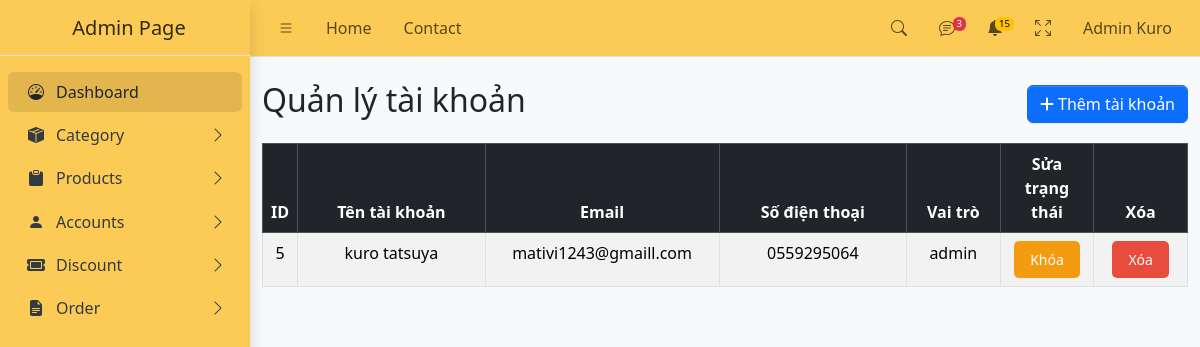
/?act=listaccount (signed in), run on an earlier commit of the app's database.
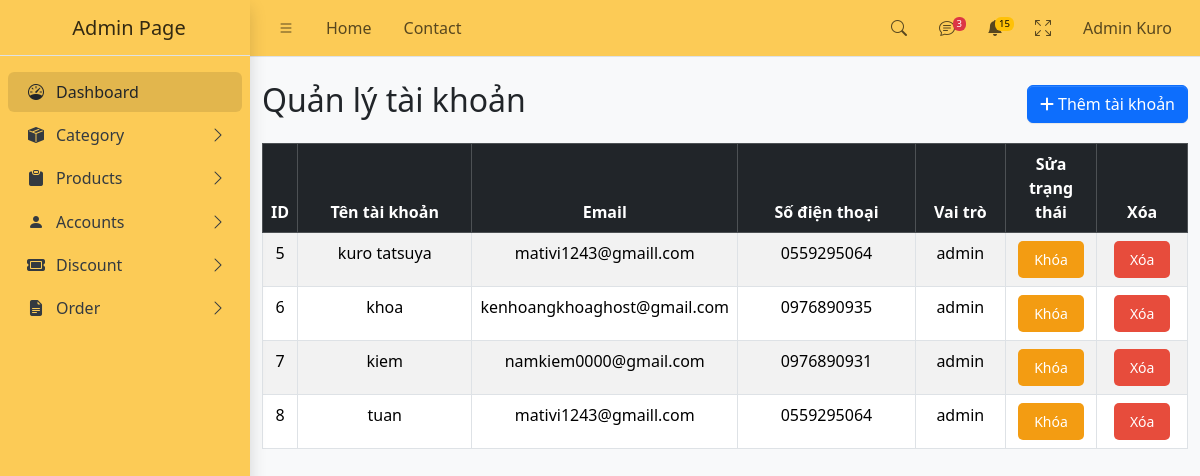
And on a later commit of the database.
### tables this page shows
CREATE TABLE `account` (
  `user_id` int NOT NULL,
  `Name` varchar(100) NOT NULL,
  `username` varchar(100) NOT NULL,
  `password` varchar(100) NOT NULL,
  `adress` text NOT NULL,
  `phone` varchar(11) NOT NULL,
  `email` varchar(100) NOT NULL,
  `created_at` timestamp NOT NULL DEFAULT CURRENT_TIMESTAMP,
  `status` enum('Mở','Khóa') DEFAULT 'Mở',
  `role` enum('admin','user','shipper') NOT NULL
);

### controller/admin/accController.php (called while the page is built, shortened)
<?php
class accController
{
    public $accModel;
    function __construct()
    {
        $this->accModel = new accModel();
    }
    function listAccount()
    {
        $allAccount = $this->accModel->getAllAccount();
        require_once 'views/admin/listAccount.php';
    }
}

### index.php (called while the page is built, shortened)
<?php
require_once("config/conn.php");
require_once("model/admin/accModel.php");
require_once("controller/admin/accController.php");
$act = $_GET['act'] ?? '/';
match ($act) {
    '/' => (new dashboardController())->home(),
    'listproduct' => (new productController())->list(),
    'listcategory' => (new categoryController())->list(),
    'addproduct' => (new productController())->add(),
    'storeproduct' => (new productController())->storeProduct(),
    'deleteproduct' => (new productController())->deleteProduct(),
    'editproduct' => (new productController())->editProduct(),
    'updateproduct' => (new productController())->updateProduct(),
    'listcategory' => (new categoryController())->list(),
    'deletecategory' => (new categoryController())->deleteCategory(),
    'addcategory' => (new categoryController())->add(),
    'store-category' => (new categoryController())->storeCategory(),
    'editcategory' => (new categoryController())->editCategory(),
    'update-category' => (new categoryController())->updateCategory(),
    'administration' => (new dashboardController())->dashboard(),
    'home' => (new dashboardController())->home(),
    'login' => (new accController())->login(),
    'logout' => (new accController())->logout(),
    'forgotpass' => (new accController())->forgotPass(),
    'register' => (new accController())->login(),
    'listaccount' => (new accController())->listAccount(),
    'insertaccount' => (new accController())->insertAccount(),
    'deleteaccount' => (new accController())->deleteAccount($_GET['id']),
    'banAccount' => (new accController())->banAccount($_GET['id']),
    'unbanAccount' => (new accController())->unbanAccount($_GET['id']),
    'listdiscount' => (new DiscountController())->listDiscount(),
    'insertdiscount' => (new DiscountController())->insertdiscount(),
    'updatediscount' => (new DiscountController())->updatediscount($_GET['id']),
    'deletediscount' => (new DiscountController())->deletediscount($_GET['id']),
    default => print "Không có hành động nào được xử lý.",
};

### config/conn.php (called while the page is built, shortened)
<?php
function connectDB()
{
    $host = "mysql:host=localhost;dbname=ktk;charset=utf8";
    $user = "root";
    $pass = "";
    try {
        $conn = new PDO($host, $user, $pass);
        return $conn;
    } catch (PDOException $e) {
        echo "lỗi kết nối " . $e->getMessage();
    }
}
?>

### model/admin/accModel.php (called while the page is built, shortened)
<?php
class accModel
{
    public $conn;
    function __construct()
    {
        $this->conn = connectDB();
    }
    function getAllAccount()
    {
        $sql = "select * from account";
        return $this->conn->query($sql)->fetchAll(PDO::FETCH_ASSOC);
    }
}

### views/admin/listAccount.php (the view, shortened to what this page needs)
<!DOCTYPE html>
<html lang="en">
<head>
    <?php require_once "component/admin/link.php" ?>
</head>
<body class="layout-fixed sidebar-expand-lg bg-body-tertiary">
    <div class="app-wrapper">
        <?php require_once "component/admin/header.php" ?>
        <?php require_once "component/admin/sidebar.php" ?>
        <main class="app-main">
            <div class="container mt-4">
                <div class="d-flex justify-content-between align-items-center mb-3">
                    <h2>Quản lý tài khoản</h2>
                    <a href="?act=insertaccount"><button class="btn btn-primary" data-bs-toggle="modal" data-bs-target="#addModal">
                            <i class="fas fa-plus"></i> Thêm tài khoản
                        </button></a>
                </div>
                <div class="table-responsive">
                    <table class="table table-striped table-bordered" style="text-align:center">
                        <thead class="table-dark">
                            <tr>
                                <th scope="col" style="width: 1%">ID</th>
                                <th scope="col" style="width: 20%">Tên tài khoản</th>
                                <th scope="col" style="width: 25%">Email</th>
                                <th scope="col" style="width: 20%">Số điện thoại</th>
                                <th scope="col" style="width: 10%">Vai trò</th>
                                <th scope="col" style="width: 10%">Sửa trạng thái</th>
                                <th scope="col" style="width: 10%">Xóa</th>
                            </tr>
                        </thead>
                        <tbody>
                            <?php
                            if (isset($allAccount) && is_array($allAccount)) {
                                foreach ($allAccount as $key => $rows) {
                            ?>
                                    <tr>
                                        <td><?= $rows['user_id'] ?></td>
                                        <td><?= $rows['username'] ?></td>
                                        <td><?= $rows['email'] ?></td>
                                        <td><?= $rows['phone'] ?></td>
                                        <td><?= $rows['role'] ?></td>
                                        <td>
                                            <?php if ($rows['status'] == 'Mở') { ?>
                                                <a class="ban" href="?act=banAccount&id=<?= $rows['user_id'] ?>" onclick="return confirm('Bạn có chắc muốn khóa tài khoản này?')">
                                                    <button>Khóa</button>
                                                </a>
                                            <?php } else { ?>
                                                <a class="unban" href="?act=unbanAccount&id=<?= $rows['user_id'] ?>" onclick="return confirm('Bạn có chắc muốn mở khóa tài khoản này?')">
                                                    <button>Mở</button>
                                                </a>
                                            <?php } ?>
                                        </td>
                                        <td>
                                            <a class="delete" href="?act=deleteaccount&id=<?= $rows['user_id'] ?>" onclick="return confirm('Bạn có chắc muốn xóa tài khoản này?')">
                                                <button>Xóa</button>
                                            </a>
                                        </td>
                                    </tr>
                            <?php
                                }
                            } else {
                                echo "Không có tài khoản nào.";
                            }
                            ?>
                        </tbody>
                    </table>
                </div>
            </div>
        </main>
    </div>
</body>
</html>

### component/admin/link.php (shortened to what this page needs)
<head>
  <link
    rel="stylesheet"
    href="https://cdn.jsdelivr.net/npm/@fontsource/source-sans-3@5.0.12/index.css"
 />
  <link
    rel="stylesheet"
    href="https://cdn.jsdelivr.net/npm/overlayscrollbars@2.3.0/styles/overlayscrollbars.min.css"
 />
  <link
    rel="stylesheet"
    href="https://cdn.jsdelivr.net/npm/bootstrap-icons@1.11.0/font/bootstrap-icons.min.css"
 />
  <link rel="stylesheet" href="assets/css/adminlite.css" />
  <link
    rel="stylesheet"
    href="https://cdn.jsdelivr.net/npm/apexcharts@3.37.1/dist/apexcharts.css"
 />
  <link
    rel="stylesheet"
    href="https://cdn.jsdelivr.net/npm/jsvectormap@1.5.3/dist/css/jsvectormap.min.css"
 />
</head>

### component/admin/header.php (shortened to what this page needs)
<nav
  style="background-color: #fccb56"
  class="app-header navbar navbar-expand">
  <div class="container-fluid">
    <ul class="navbar-nav">
      <li class="nav-item">
        <a
          class="nav-link"
          data-lte-toggle="sidebar"
          href="#"
          role="button">
          <i class="bi bi-list"></i>
        </a>
      </li>
      <li class="nav-item d-none d-md-block">
        <a href="?act=/" class="nav-link">Home</a>
      </li>
      <li class="nav-item d-none d-md-block">
        <a href="#" class="nav-link">Contact</a>
      </li>
    </ul>
    <ul class="navbar-nav ms-auto">
      <li class="nav-item">
        <a
          class="nav-link"
          data-widget="navbar-search"
          href="#"
          role="button">
          <i class="bi bi-search"></i>
        </a>
      </li>
      <li class="nav-item dropdown">
        <a class="nav-link" data-bs-toggle="dropdown" href="#">
          <i class="bi bi-chat-text"></i>
          <span class="navbar-badge badge text-bg-danger">3</span>
        </a>
      </li>
      <li class="nav-item dropdown">
        <a class="nav-link" data-bs-toggle="dropdown" href="#">
          <span class="navbar-badge badge text-bg-warning">15</span>
        </a>
      </li>
      <li class="nav-item">
        <a class="nav-link" href="#" data-lte-toggle="fullscreen">
          <i data-lte-icon="maximize" class="bi bi-arrows-fullscreen"></i>
        </a>
      </li>
      <li class="nav-item dropdown user-menu">
        <a
          href="#"
          class="nav-link dropdown-toggle"
          data-bs-toggle="dropdown">
          <span class="d-none d-md-inline">Admin Kuro</span>
        </a>
      </li>
    </ul>
  </div>
</nav>

### component/admin/sidebar.php (shortened to what this page needs)
<aside
  style="background-color: #fccb56"
  class="app-sidebar shadow"
  data-bs-theme="light">
  <div class="sidebar-brand">
    <a href="?act=administration" class="brand-link">
      <span class="brand-text fw-light">Admin Page</span>
    </a>
  </div>
  <div class="sidebar-wrapper">
    <nav class="mt-2">
      <ul
        class="nav sidebar-menu flex-column"
        data-lte-toggle="treeview"
        role="menu"
        data-accordion="false">
        <li class="active nav-item menu-open">
          <a href="?act=administration" class="nav-link">
            <i class="nav-icon bi bi-speedometer"></i>
            <p>
              Dashboard
            </p>
          </a>
        </li>
        <li class="nav-item">
          <a href="#" class="nav-link">
            <i class="nav-icon bi bi-box-seam-fill"></i>
            <p>
              Category
            </p>
          </a>
        </li>
        <li class="nav-item">
          <a href="#" class="nav-link">
            <i class="nav-icon bi bi-clipboard-fill"></i>
            <p>
              Products
            </p>
          </a>
        </li>
        <li class="nav-item">
          <a href="#" class="nav-link">
            <i class="nav-icon bi bi-person-fill"></i>
            <p>
              Accounts
            </p>
          </a>
        </li>
        <li class="nav-item">
          <a href="#" class="nav-link">
            <i class="nav-icon fa-solid fa-ticket"></i>
            <p>
              Discount
            </p>
          </a>
        </li>
        <li class="nav-item">
          <a href="#" class="nav-link">
            <i class="nav-icon bi bi-file-earmark-text-fill"></i>
            <p>
              Order
            </p>
          </a>
        </li>
      </ul>
    </nav>
  </div>
</aside>

### views/admin/listAccount.php (style rules this page uses)
button { padding: 8px 16px; border: none; border-radius: 5px; cursor: pointer; font-size: 14px; color: #fff; transition: background-color 0.3s ease, transform 0.2s ease; }
.delete button { background-color: #e74c3c; }
.ban button { background-color: #f39c12; }

What changed in the data, as far as the page shows it:
added account: user_id "6", username "khoa", email "kenhoangkhoaghost@gmail.com", phone "0976890935", role "admin"
added account: user_id "7", username "kiem", email "namkiem0000@gmail.com", phone "0976890931", role "admin"
added account: user_id "8", username "tuan", email "mativi1243@gmaill.com", phone "0559295064", role "admin"
